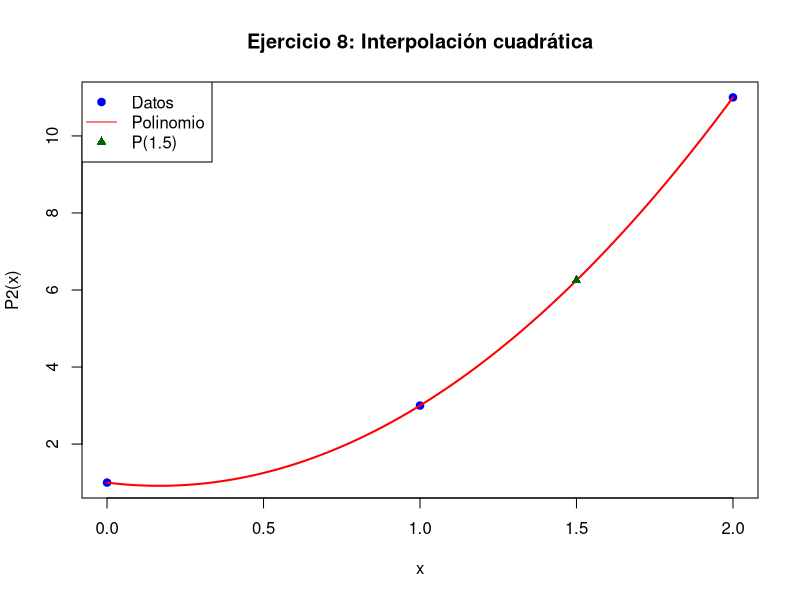

R code for this plot:
## ---- chunk 1
knitr::opts_chunk$set(echo = TRUE)
## ---- chunk 2
# Datos
x8 <- c(0, 1, 2)
y8 <- c(1, 3, 11)

# Sistema para P2(x) = a0 + a1*x + a2*x^2
A8 <- matrix(c(1, 0, 0,
               1, 1, 1,
               1, 2, 4), ncol = 3, byrow = TRUE)
coef8 <- solve(A8, y8)

print("Coeficientes del polinomio (a0, a1, a2):")
print(coef8)

# Polinomio
P8 <- function(x) coef8[1] + coef8[2]*x + coef8[3]*x^2

# Evaluación
x_eval8 <- 1.5
y_eval8 <- P8(x_eval8)
print(paste("P2(1.5) =", y_eval8))

# Comparación con el valor esperado (6.25)
print(paste("Error absoluto =", abs(y_eval8 - 6.25)))

# Gráfica
plot(x8, y8, pch = 19, col = "blue", main = "Ejercicio 8: Interpolación cuadrática",
     xlab = "x", ylab = "P2(x)")
curve(P8(x), add = TRUE, col = "red", lwd = 2)
points(x_eval8, y_eval8, col = "darkgreen", pch = 17)
legend("topleft", legend = c("Datos", "Polinomio", "P(1.5)"),
       col = c("blue", "red", "darkgreen"), pch = c(19, NA, 17), lty = c(NA, 1, NA))
